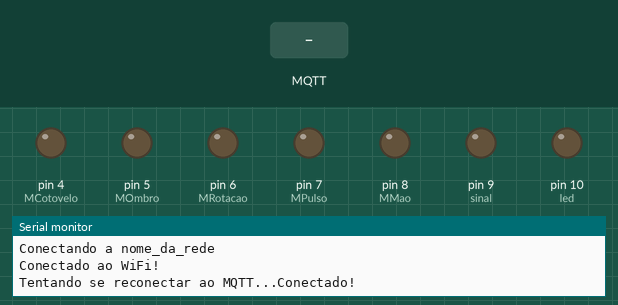
Bench run of a sketch on a simulated Arduino Uno, built with avr-gcc and run on an emulated ATmega328P. On the bench: output pins drawn as LEDs (lit = HIGH), the last lines printed to the serial monitor. Inputs (shaded band) come from the test bench. WiFi joins after 1.5 s; servers stay silent unless stated; no MQTT or app messages arrive unless stated.

Above: at 2.7 s.
2.8 s: MQTT message "cotovelo_cima" arrives on the first subscribed topic
At 3.6 s:
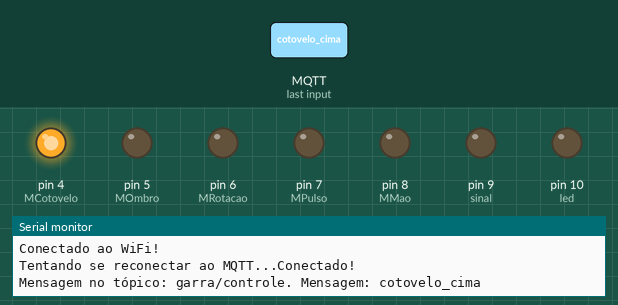
5.3 s: MQTT message "ombro_frente" arrives on the first subscribed topic
At 6.1 s:
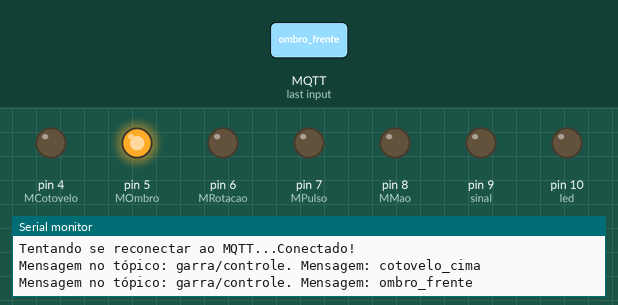
7.8 s: MQTT message "rotacao_horario" arrives on the first subscribed topic
At 8.4 s:
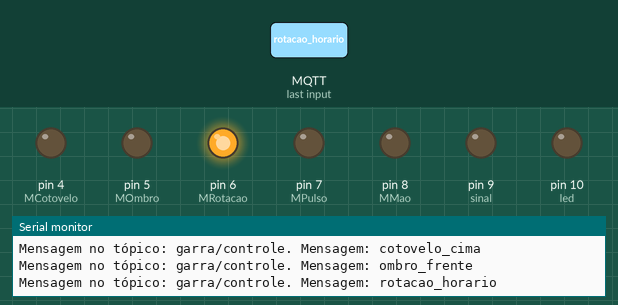
10.1 s: MQTT message "pulso_cima" arrives on the first subscribed topic
At 10.5 s:
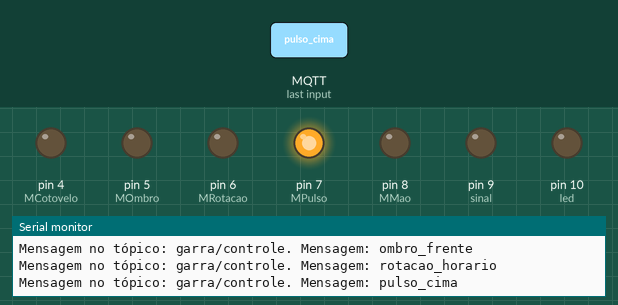
Timing chart, 0 to 13.1 s (numbered marks = the images above; inputs shaded):
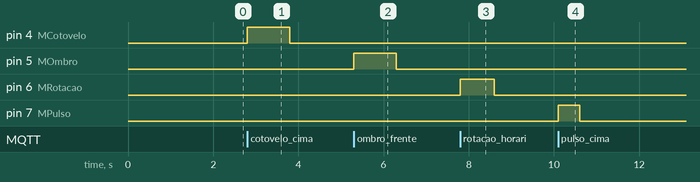

Measured:
- after the input at 2.8 s, pin 4 (MCotovelo): LOW → HIGH at once, → LOW 1.0 s later
- after the input at 5.3 s, pin 5 (MOmbro): LOW → HIGH at once, → LOW 1.0 s later
- after the input at 7.8 s, pin 6 (MRotacao): LOW → HIGH at once, → LOW 0.80 s later
- after the input at 10.1 s, pin 7 (MPulso): LOW → HIGH at once, → LOW 0.50 s later

The sketch:

sketch_Garra_V.0.1.ino
```cpp
#include <SoftwareSerial.h>
#include <WiFiEsp.h>
#include <PubSubClient.h>

// Pinos de SoftwareSerial
SoftwareSerial espSerial(2, 3); // RX, TX

WiFiEspClient espClient;
PubSubClient client(espClient);

// Variáveis de rede e MQTT
const char* ssid = "nome_da_rede";
const char* password = "senha_da_rede";
const char* mqtt_server = "192.168.0.100"; // IP do seu PC com o broker MQTT

// Controle da garra
const int MCotovelo = 4;
const int MOmbro = 5;
const int MRotacao = 6;
const int MPulso = 7;
const int MMao = 8;

const int sinal = 9;
const int led = 10;

// Limite de tempo de ativação para cada motor (em milissegundos)
const unsigned int tempoCotovelo = 1000;
const unsigned int tempoOmbro = 1000;
const unsigned int tempoRotacao = 800;
const unsigned int tempoPulso = 500;
const unsigned int tempoMao = 300;

void setup() {
  Serial.begin(115200);
  espSerial.begin(9600); // Inicializa o SoftwareSerial para o ESP8266

  // Configura os pinos dos motores e periféricos como saída
  pinMode(MCotovelo, OUTPUT);
  pinMode(MOmbro, OUTPUT);
  pinMode(MRotacao, OUTPUT);
  pinMode(MPulso, OUTPUT);
  pinMode(MMao, OUTPUT);

  pinMode(sinal, OUTPUT); // Pino de controle ou sinal
  pinMode(led, OUTPUT);   // Pino do LED

  // Inicializa WiFi no ESP8266
  WiFi.init(&espSerial);
  if (WiFi.status() == WL_NO_SHIELD) {
    Serial.println("ESP8266 não encontrado!");
    while (true);
  }

  // Conectando ao WiFi
  Serial.print("Conectando a ");
  Serial.println(ssid);
  WiFi.begin(ssid, password);

  // Aguarda a conexão com o WiFi
  while (WiFi.status() != WL_CONNECTED) {
    delay(500);
    Serial.print(".");
  }
  Serial.println("Conectado ao WiFi!");

  client.setServer(mqtt_server, 1883);
  client.setCallback(callback);
}

// Funções para controlar o movimento da garra
void moverCotovelo(bool paraCima) {
  digitalWrite(MCotovelo, HIGH);
  if (paraCima) {
    delay(tempoCotovelo); // Movimenta para cima por um tempo limitado
  } else {
    delay(tempoCotovelo); // Movimenta para baixo por um tempo limitado
  }
  digitalWrite(MCotovelo, LOW); // Para o movimento
}

void moverOmbro(bool paraFrente) {
  digitalWrite(MOmbro, HIGH);
  if (paraFrente) {
    delay(tempoOmbro); // Movimenta o ombro para frente
  } else {
    delay(tempoOmbro); // Movimenta o ombro para trás
  }
  digitalWrite(MOmbro, LOW);
}

void rotacionarGarra(bool sentidoHorario) {
  digitalWrite(MRotacao, HIGH);
  if (sentidoHorario) {
    delay(tempoRotacao); // Rotaciona a garra no sentido horário
  } else {
    delay(tempoRotacao); // Rotaciona a garra no sentido anti-horário
  }
  digitalWrite(MRotacao, LOW);
}

void moverPulso(bool paraCima) {
  digitalWrite(MPulso, HIGH);
  if (paraCima) {
    delay(tempoPulso); // Movimenta o pulso para cima
  } else {
    delay(tempoPulso); // Movimenta o pulso para baixo
  }
  digitalWrite(MPulso, LOW);
}

void abrirFecharMao(bool abrir) {
  digitalWrite(MMao, HIGH);
  if (abrir) {
    delay(tempoMao); // Abre a mão
  } else {
    delay(tempoMao); // Fecha a mão
  }
  digitalWrite(MMao, LOW);
}

// Callback que é chamada ao receber uma mensagem MQTT
void callback(char* topic, byte* message, unsigned int length) {
  Serial.print("Mensagem no tópico: ");
  Serial.print(topic);
  Serial.print(". Mensagem: ");
  String messageTemp;

  for (int i = 0; i < length; i++) {
    messageTemp += (char)message[i];
  }
  Serial.println(messageTemp);

  // Decodifica a mensagem recebida para controlar a garra
  if (messageTemp == "cotovelo_cima") {
    moverCotovelo(true);
  } else if (messageTemp == "cotovelo_baixo") {
    moverCotovelo(false);
  } else if (messageTemp == "ombro_frente") {
    moverOmbro(true);
  } else if (messageTemp == "ombro_tras") {
    moverOmbro(false);
  } else if (messageTemp == "rotacao_horario") {
    rotacionarGarra(true);
  } else if (messageTemp == "rotacao_antihorario") {
    rotacionarGarra(false);
  } else if (messageTemp == "pulso_cima") {
    moverPulso(true);
  } else if (messageTemp == "pulso_baixo") {
    moverPulso(false);
  } else if (messageTemp == "mao_abrir") {
    abrirFecharMao(true);
  } else if (messageTemp == "mao_fechar") {
    abrirFecharMao(false);
  }
}

void reconnect() {
  while (!client.connected()) {
    Serial.print("Tentando se reconectar ao MQTT...");
    if (client.connect("ESP8266Client")) {
      Serial.println("Conectado!");
      client.subscribe("garra/controle"); // Inscreve-se no tópico de controle da garra
    } else {
      Serial.print("Falha, rc=");
      Serial.print(client.state());
      Serial.println(" Tentando novamente em 5 segundos");
      delay(5000);
    }
  }
}

void loop() {
  // Mantém a conexão MQTT e recebe novas mensagens
  if (!client.connected()) {
    reconnect();
  }
  client.loop(); // Processa as mensagens MQTT e chama o callback se houver nova mensagem
}
```
